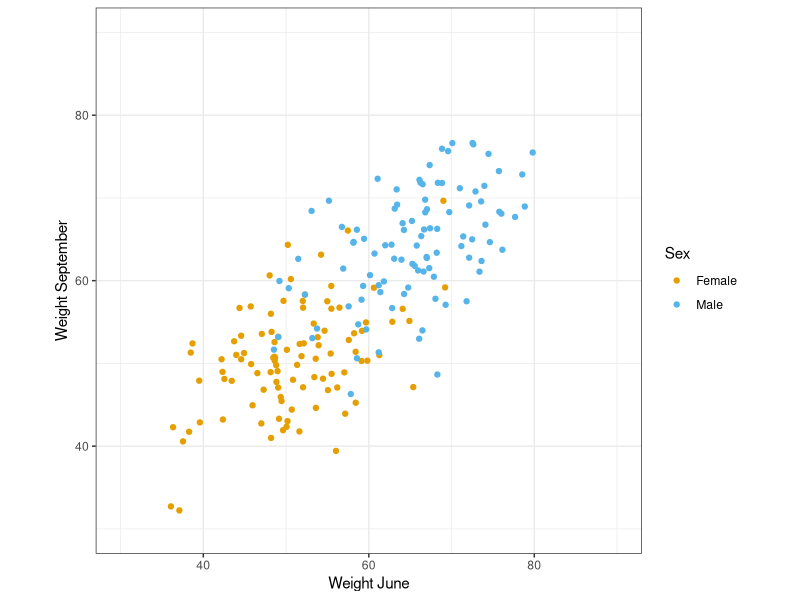
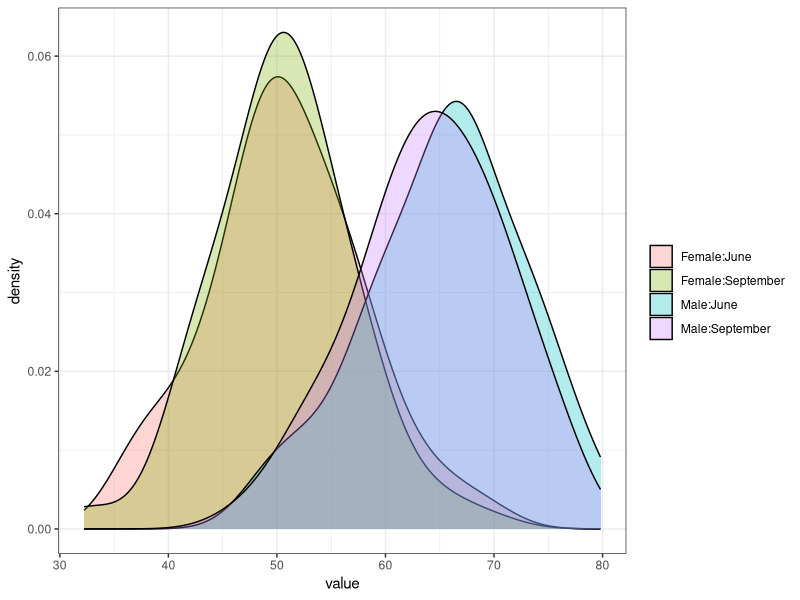

Write the R code that produced these figures, in order. (Note: this script raises an error after producing the figures.)
## ---- chunk 1
set.seed(321)
bd <- data.frame(id=seq(1:200), sex=rep(c(0,1),each=100),x=rnorm(200))
bd$W1 <- 50 + bd$x*5 + bd$sex*15 + rnorm(200)*5
bd$W2 <- 50 + bd$x*5 + bd$sex*15 + rnorm(200)*5
bd$Change <- bd$W2 - bd$W1

bd$sex <- as.factor(bd$sex)
levels(bd$sex)<-c("Female","Male")
## ---- chunk 2
library(ggplot2)
ggplot(bd,aes(x=W1,y=W2,color=factor(sex))) + geom_point() +
scale_color_manual(values=c("#E69F00", "#56B4E9")) +
coord_fixed(xlim=c(30,90),ylim=c(30,90))  + theme(aspect.ratio=1) + theme_bw() + labs(x="Weight June",y="Weight September",color="Sex")
## ---- chunk 3
library(ggplot2)
library(reshape2)
names(bd)[4]<-"June"
names(bd)[5]<-"September"
bd2 <- melt(bd,id.vars=c("id","sex"), measure.vars=c("June","September"))

ggplot(bd2,aes(x=value, fill=sex:variable)) + geom_density(bw=3,alpha=0.3)+
scale_color_manual(values=c("#E64F00", "#E69F50", "#56B4E9", "#31D4E4")) +
theme(aspect.ratio=1) + theme_bw() + labs(fill="")
## ---- chunk 4
(summary(lm(Change ~ sex,bd))) 
## ---- chunk 5
(summary(lm(September ~ June + sex ,bd))) 
## ---- chunk 6
library(lavaan)
bd$sex <- as.numeric(bd$sex)
mod = "
W0 =~ 1*June 
W0 ~~ w*W0
June ~~ v*June
September ~ 1 + W0 + sex
w == v * 3
"
summary(sem(mod, data=bd))
